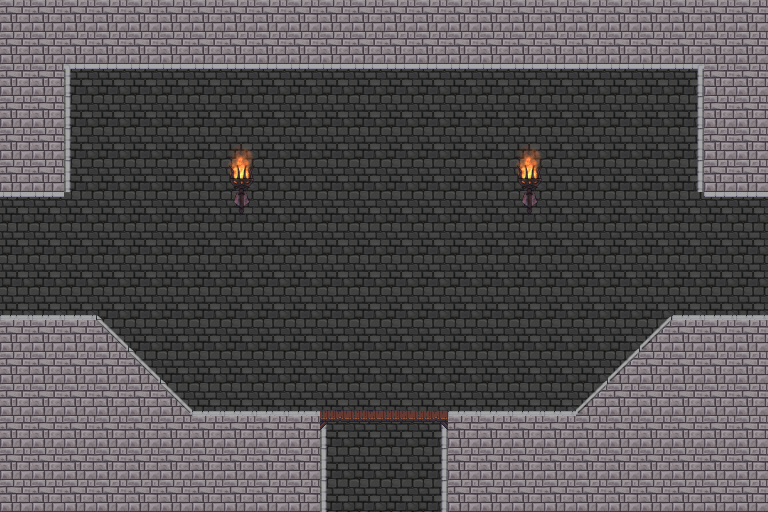

This is a level from a 2D game, rendered from its Tiled map with the project's own tilesets. A one-line summary and the map file follow, with tile-layer data summarised:
An orthogonal 24x16 tile map with 32x32 px tiles, 3 tile layers (Слой тайлов 1, Слой тайлов 2, Fire), 5 tilesets and 2 objects.

<map version="1.0" orientation="orthogonal" renderorder="right-down" width="24" height="16" tilewidth="32" tileheight="32" nextobjectid="41">
 <properties>
  <property name="Down" value="Yes" />
  <property name="Height" type="float" value="5.12" />
  <property name="Left" value="Yes" />
  <property name="Right" value="Yes" />
  <property name="Up" value="No" />
  <property name="Width" type="float" value="7.68" />
 </properties>
 <tileset firstgid="1" name="wall" tilewidth="32" tileheight="32" tilecount="1" columns="1">
  <image source="../Resources/wall.jpg" width="32" height="32" />
  <tile id="0">
   <properties>
    <property name="Height" type="float" value="5.12" />
    <property name="Width" type="float" value="10.24" />
   </properties>
  </tile>
 </tileset>
 <tileset firstgid="2" name="castle" tilewidth="32" tileheight="32" spacing="1" margin="1" tilecount="465" columns="31">
  <image source="../Resources/castle.png" width="1024" height="512" />
 </tileset>
 <tileset firstgid="467" name="Fire" tilewidth="32" tileheight="64" tilecount="32" columns="8">
  <image source="../Resources/Fire.png" width="256" height="256" />
  <tile id="0">
   <properties>
    <property name="FireFrame" value="1" />
   </properties>
  </tile>
  <tile id="1">
   <properties>
    <property name="FireFrame" value="2" />
   </properties>
  </tile>
  <tile id="2">
   <properties>
    <property name="FireFrame" value="3" />
   </properties>
  </tile>
  <tile id="3">
   <properties>
    <property name="FireFrame" value="4" />
   </properties>
  </tile>
  <tile id="4">
   <properties>
    <property name="FireFrame" value="5" />
   </properties>
  </tile>
  <tile id="5">
   <properties>
    <property name="FireFrame" value="6" />
   </properties>
  </tile>
  <tile id="6">
   <properties>
    <property name="FireFrame" value="7" />
   </properties>
  </tile>
  <tile id="7">
   <properties>
    <property name="FireFrame" value="8" />
   </properties>
  </tile>
  <tile id="8">
   <properties>
    <property name="FireFrame" value="9" />
   </properties>
  </tile>
  <tile id="9">
   <properties>
    <property name="FireFrame" value="10" />
   </properties>
  </tile>
  <tile id="10">
   <properties>
    <property name="FireFrame" value="11" />
   </properties>
  </tile>
  <tile id="11">
   <properties>
    <property name="FireFrame" value="12" />
   </properties>
  </tile>
  <tile id="12">
   <properties>
    <property name="FireFrame" value="13" />
   </properties>
  </tile>
  <tile id="13">
   <properties>
    <property name="FireFrame" value="14" />
   </properties>
  </tile>
  <tile id="14">
   <properties>
    <property name="FireFrame" value="15" />
   </properties>
  </tile>
  <tile id="15">
   <properties>
    <property name="FireFrame" value="16" />
   </properties>
  </tile>
  <tile id="16">
   <properties>
    <property name="FireFrame" value="17" />
   </properties>
  </tile>
  <tile id="17">
   <properties>
    <property name="FireFrame" value="18" />
   </properties>
  </tile>
  <tile id="18">
   <properties>
    <property name="FireFrame" value="19" />
   </properties>
  </tile>
  <tile id="19">
   <properties>
    <property name="FireFrame" value="20" />
   </properties>
  </tile>
  <tile id="20">
   <properties>
    <property name="FireFrame" value="21" />
   </properties>
  </tile>
  <tile id="21">
   <properties>
    <property name="FireFrame" value="22" />
   </properties>
  </tile>
  <tile id="22">
   <properties>
    <property name="FireFrame" value="23" />
   </properties>
  </tile>
  <tile id="23">
   <properties>
    <property name="FireFrame" value="24" />
   </properties>
  </tile>
  <tile id="24">
   <properties>
    <property name="FireFrame" value="25" />
   </properties>
  </tile>
  <tile id="25">
   <properties>
    <property name="FireFrame" value="26" />
   </properties>
  </tile>
  <tile id="26">
   <properties>
    <property name="FireFrame" value="27" />
   </properties>
  </tile>
  <tile id="27">
   <properties>
    <property name="FireFrame" value="27" />
   </properties>
  </tile>
  <tile id="28">
   <properties>
    <property name="FireFrame" value="28" />
   </properties>
  </tile>
  <tile id="29">
   <properties>
    <property name="FireFrame" value="29" />
   </properties>
  </tile>
  <tile id="30">
   <properties>
    <property name="FireFrame" value="30" />
   </properties>
  </tile>
  <tile id="31">
   <properties>
    <property name="FireFrame" value="31" />
   </properties>
  </tile>
 </tileset>
 <tileset firstgid="499" name="Torch" tilewidth="34" tileheight="60" tilecount="1" columns="1">
  <image source="../Resources/Torch.png" width="34" height="60" />
 </tileset>
 <tileset firstgid="500" name="Wall_DelbekeHannes" tilewidth="32" tileheight="32" tilecount="1" columns="1">
  <image source="../Resources/Wall_DelbekeHannes.jpeg" width="32" height="32" />
 </tileset>
 <layer name="Слой тайлов 1" width="24" height="16">
  <data>[384 cells, 384 non-empty, 2 distinct tile ids]</data>
 </layer>
 <layer name="Слой тайлов 2" width="24" height="16">
  <data>[384 cells, 181 non-empty, 11 distinct tile ids]</data>
 </layer>
 <layer name="Fire" width="24" height="16">
  <data>[384 cells, 362 non-empty, 13 distinct tile ids]</data>
 </layer>
 <objectgroup name="ground">
  <properties>
   <property name="height" type="float" value="0" />
  </properties>
  <object id="38" x="320" y="512">
   <polyline points="0,0 0,-96 -128,-96 -224,-192 -384,-192 -384,-320 -256,-320 -256,-448 384,-448 384,-320 544,-320 544,-192 352,-192 256,-96 128,-96 128,0" />
  </object>
 </objectgroup>
 <objectgroup name="platform">
  <object id="40" x="320" y="416" width="128" height="7" />
 </objectgroup>
</map>
